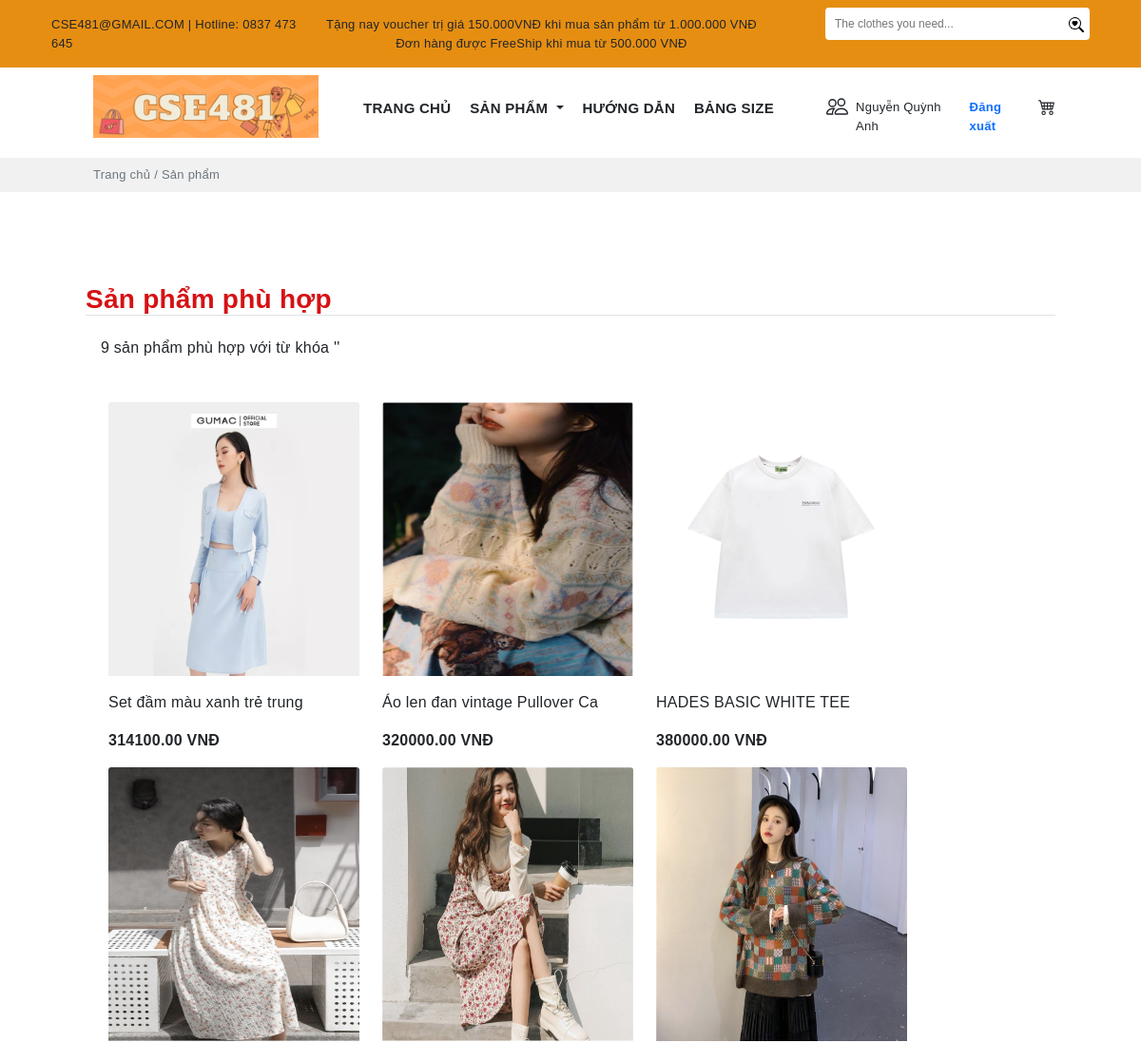
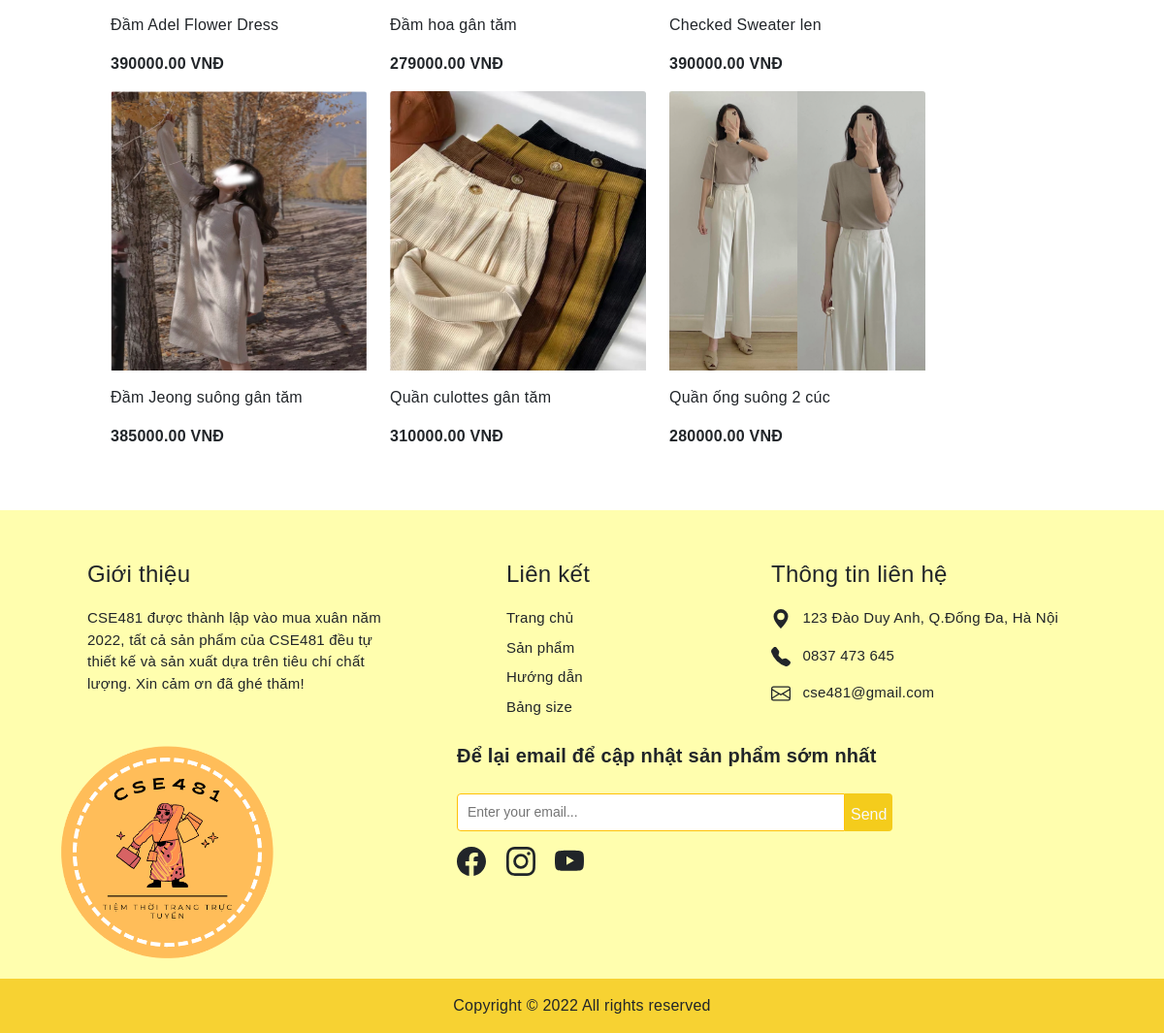
The app's page /search1.php?id=1 with its own data (2 pictures, top to bottom).
### tables this page shows
CREATE TABLE `khachhang` (
  `MaK` int(11) NOT NULL,
  `TenK` varchar(100) DEFAULT NULL,
  `Gioitinh` varchar(10) DEFAULT NULL,
  `Ngaysinh` date DEFAULT NULL,
  `Diachi` varchar(100) DEFAULT NULL,
  `SĐT` varchar(10) DEFAULT NULL,
  `email` varchar(30) NOT NULL,
  `matkhau` varchar(50) DEFAULT NULL
);

CREATE TABLE `sanpham` (
  `MaSP` varchar(10) NOT NULL,
  `TenSP` varchar(30) DEFAULT NULL,
  `MaLH` varchar(10) NOT NULL,
  `Giaban` int(11) DEFAULT NULL,
  `Gianhap` int(11) DEFAULT NULL,
  `Tylegiamgia` double(2,2) DEFAULT NULL,
  `Soluong` int(11) DEFAULT NULL,
  `Mota` varchar(500) DEFAULT NULL,
  `Trangthai` varchar(30) DEFAULT NULL,
  `img` varchar(30) DEFAULT NULL,
  `Ngaynhap` date NOT NULL
);

### search1.php (the view, shortened to what this page needs)
<?php include('config/database.php');
$id =$_GET['id'];
?>
<?php
    $sql3 = "SELECT * FROM khachhang, sanpham where khachhang.MaK='$id' ";
    $result3 = mysqli_query($conn,$sql3);
    if(mysqli_num_rows($result3)>0){
        $row = mysqli_fetch_assoc($result3);
        }
    ?>
<!DOCTYPE html>
<html lang="en">
<head>
    <link rel="stylesheet" href="https://cdn.jsdelivr.net/npm/bootstrap-icons@1.7.2/font/bootstrap-icons.css">
    <link href="https://cdn.jsdelivr.net/npm/bootstrap@5.1.3/dist/css/bootstrap.min.css" rel="stylesheet"
>
    <link rel="stylesheet" href="https://cdnjs.cloudflare.com/ajax/libs/OwlCarousel2/2.3.4/assets/owl.carousel.min.css"
 />
    <link rel="stylesheet"
        href="https://cdnjs.cloudflare.com/ajax/libs/OwlCarousel2/2.3.4/assets/owl.theme.default.min.css"
 />
    <link rel="stylesheet" href="public/style.css">
</head>
<body>
    <div class="header">
        <div class="container-fluid" style="background:#e68e12;">
            <div class="container content">
                <div class="container">
                    <div class="row">
                        <div class="col py-3" style="font-size:13px;">
                            CSE481@GMAIL.COM | Hotline: 0837 473 645
                        </div>
                        <div class="col text-nowrap my-auto" style="font-size:13px;">
                            <p class="mb-0">
                                Tặng nay voucher trị giá 150.000VNĐ khi mua sản phẩm từ 1.000.000 VNĐ
                            </p>
                            <div class="text-center mx-auto">
                                Đơn hàng được FreeShip khi mua từ 500.000 VNĐ
                            </div>
                        </div>
                        <div class="col d-flex justify-content-end">
                            <div class="">
                            <form action="search1.php?id=<?php echo $row['MaK'];?>" method="post">
                                    <div class="pt-2 ms-5 d-flex">
                                        <input class="py-2 rounded-start" type="text"
                                            style="border:none;padding-left: 10px;font-size:12px;width:250px"
                                            name="namesearch" placeholder="The clothes you need...">
                                        <button type="submit" class="border-0 rounded-0 rounded-end bg-white"> </button>
                                    </div>
                                </form>
                            </div>
                        </div>
                    </div>
                </div>
            </div>
        </div>
    </div>
    <section>
        <div class="container">
            <div class="row px-5">
                <div class="col-md-3 ">
                    <img src="img/logo-hcn.png" alt="" class="mt-2 ms-2 img-fluid">
                </div>
                <div class="col-md ps-0 mt-4">
                    <div class="row">
                        <div class="col-md">
                            <ul class="nav justify-content-center">
                                <li class="nav-item fw-bold ">
                                    <a class="nav-link link-dark pe-1" style="font-size:15px" aria-current="page"
                                        href="index1.php?id=<?php echo $row['email'];?>">TRANG CHỦ</a>
                                </li>
                                <li class="nav-item fw-bold">
                                    <a style="font-size:15px" class="pe-1 nav-link dropdown-toggle link-dark" href="#"
                                        id="navbarDarkDropdownMenuLink" role="button" data-bs-toggle="dropdown"
                                        aria-expanded="false">
                                        SẢN PHẨM
                                    </a>
                                </li>
                                <li class="nav-item fw-bold">
                                    <a class=" pe-1 nav-link link-dark" style="font-size:15px" href="huongdan1.php?id=<?php echo $row['MaK']; ?>">HƯỚNG DẪN</a>
                                </li>
                                <li class="nav-item fw-bold">
                                    <a class="pe-1 nav-link link-dark" style="font-size:15px"href="size1.php?id=<?php echo $row['MaK']; ?>">BẢNG SIZE</a>
                                </li>
                            </ul>
                        </div>
                        <div class="col-md-4 mt-1 d-flex">
                            <a href="user.php?id=<?php echo $row['MaK'];?>" class="text-decoration-none link-dark">
                                <div class="d-flex">
                                    <p class="pt-1" style="font-size:13px"><?php echo $row['TenK'];?>
                                    </p>
                                </div>
                            </a>
                            <a href="logout.php" class="text-decoration-none link-dark">
                                <div class="ms-3">
                                    <p class="pt-1 fw-bold link-primary" style="font-size:13px">Đăng xuất</p>
                                </div>
                            </a>
                            <a href="cart.php?id=<?php echo $row['MaK']?>">
                            </a>
                        </div>
                    </div>
                </div>
            </div>
        </div>
        <div class="mt-2" style="background:#f1f1f1">
            <div class="container">
                <p class="px-5 ms-2 py-2 text-muted" style="font-size:13px">Trang chủ / Sản phẩm</p>
            </div>
        </div>
    </section>
    <section>
        <div class="container mb-5">
            <div class="px-5 mt-5">
                <h3 class="border-bottom fw-bold pt-5" style="color:#d61114;">
                    Sản phẩm phù hợp</h3>
                <?php
                            $search =$_POST['namesearch'];
                            $sql = "SELECT COUNT(TenSP) as search FROM sanpham WHERE TenSP like '%$search%'";
                        $result = mysqli_query($conn,$sql);
                        if(mysqli_num_rows($result)>0){
                            $row = mysqli_fetch_assoc($result);
                        }
                    ?>
                <h6 class="pt-3 ms-3 mb-5" style="">
                    <?php
                           echo $row['search'];
                    ?> sản phẩm phù hợp với từ khóa '<?php echo $search?>'</h6>
                <div class="row d-flex  px-4 mt-5">
                    <?php
                            $sql1 = "SELECT *, sanpham.Giaban-(sanpham.Giaban*sanpham.Tylegiamgia) as Giagiam FROM khachhang,`sanpham` WHERE TenSP like '%$search%' and khachhang.MaK='$id'";
                            $res1 = mysqli_query($conn, $sql1);
                            $count1 = mysqli_num_rows($res1);
                            if($count1>0)
                            {
                                while($row=mysqli_fetch_assoc($res1))
                                {
                        ?>
                    <div class="card me-0 border-0" style="width: 18rem;">
                        <img src="img/<?php echo $row['img'];?>" class="img-fluid card-img-top" alt="...">
                        <div class="card-body px-0">
                            <p class="card-text"><?php echo $row['TenSP']; ?></p>
                            <p class="d-inline fw-bold"><?php echo $row['Giagiam']; ?> VNĐ</p>
                        </div>
                    </div>
                    <?php
                                }
                            }
                ?>
                </div>
            </div>
        </div>
    </section>
    <section style="background:#fffeae;">
        <div class="container">
            <div style="font-size:15px" class="row px-5">
                <div class="col-md-4  me-5">
                    <p class="fs-4 mt-5">Giới thiệu</p>
                    <p class="">CSE481 được thành lập vào mua xuân năm
                        2022, tất cả sản phẩm của CSE481 đều tự thiết kế và sản xuất dựa trên tiêu chí chất lượng. Xin
                        cảm ơn đã ghé thăm!</p>
                </div>
                <div class="col-md-3 me-5 ps-5">
                    <p class="fs-4 mt-5">Liên kết</p>
                    <a class="link-dark text-decoration-none" href="">
                        <p class="mb-2">Trang chủ</p>
                    </a>
                    <a class="link-dark text-decoration-none" href="">
                        <p class="mb-2">Sản phẩm</p>
                    </a>
                    <a class="link-dark text-decoration-none" href="">
                        <p class="mb-2">Hướng dẫn</p>
                    </a>
                    <a class="link-dark text-decoration-none" href="">
                        <p class="mb-2">Bảng size</p>
                    </a>
                </div>
                <div class="col-md">
                    <p class="fs-4 mt-5">Thông tin liên hệ</p>
                    <div class="">
                        <svg xmlns="http://www.w3.org/2000/svg" width="20" height="20" fill="currentColor"
                            class="bi bi-geo-alt-fill d-inline" viewBox="0 0 16 16">
                            <path
                                d="M8 16s6-5.686 6-10A6 6 0 0 0 2 6c0 4.314 6 10 6 10zm0-7a3 3 0 1 1 0-6 3 3 0 0 1 0 6z" />
                        </svg>
                        <p class="ms-2 d-inline">123 Đào Duy Anh, Q.Đống Đa, Hà Nội</p>
                    </div>
                    <div class="mt-3">
                        <p class="ms-2 d-inline">0837 473 645</p>
                    </div>
                    <div class="mt-3">
                        <p class="ms-2 d-inline">cse481@gmail.com</p>
                    </div>
                </div>
            </div>
            <div class="row">
                <div class="col-md-3 me-5">
                    <img class="img-fluid" src="img/1.png" alt="">
                </div>
                <div class="col">
                    <div class="ms-5 mt-3 ps-5">
                        <p class="fs-5 fw-bold">Để lại email để cập nhật sản phẩm sớm nhất</p>
                        <div class="">
                            <form action="" method="GET">
                                <div class="pt-2 d-flex">
                                    <input class="py-2 border border-warning rounded-start" type="text"
                                        style="padding-left: 10px;font-size:14px;width:400px" name=""
                                        placeholder="Enter your email...">
                                    <button type="submit" style="background:#f4cc1c;"
                                        class="border-0 rounded-0 rounded-end link-light">
                                        <p class="mt-1 mb-0">Send</p>
                                    </button>
                                </div>
                            </form>
                        </div>
                        <div class="mt-3">
                            <a href="#" class="me-3 icon link-dark"></a>
                            <a href="#" class="me-3 icon link-dark"></a>
                            <a href="#" class="me-3 icon link-dark"></a>
                        </div>
                    </div>
                </div>
            </div>
        </div>
        <p class="text-center py-3 mb-0" style="background:#f7d232;">Copyright © 2022 All rights reserved</p>
    </section>
</body>
</html>

### public/style.css (style rules this page uses)
body { font-family: 'Trebuchet MS', sans-serif; letter-spacing: 0.25px; }
.card img { width: 288px; height: 288px; }

### records on screen
khachhang: TenK "Nguyễn Quỳnh Anh", sanpham.img (picture), sanpham.TenSP "Set đầm màu xanh trẻ trung", Giagiam "314100.00", sanpham.TenSP "Áo len đan vintage Pullover Ca", Giagiam "320000.00", sanpham.TenSP "HADES BASIC WHITE TEE", Giagiam "380000.00", sanpham.TenSP "Đầm Adel Flower Dress", Giagiam "390000.00", sanpham.TenSP "Đầm hoa gân tăm", Giagiam "279000.00", sanpham.TenSP "Checked Sweater len", sanpham.TenSP "Đầm Jeong suông gân tăm", Giagiam "385000.00", sanpham.TenSP "Quần culottes gân tăm", Giagiam "310000.00", sanpham.TenSP "Quần ống suông 2 cúc", Giagiam "280000.00"

### other values on screen
$row['search'] "9"
